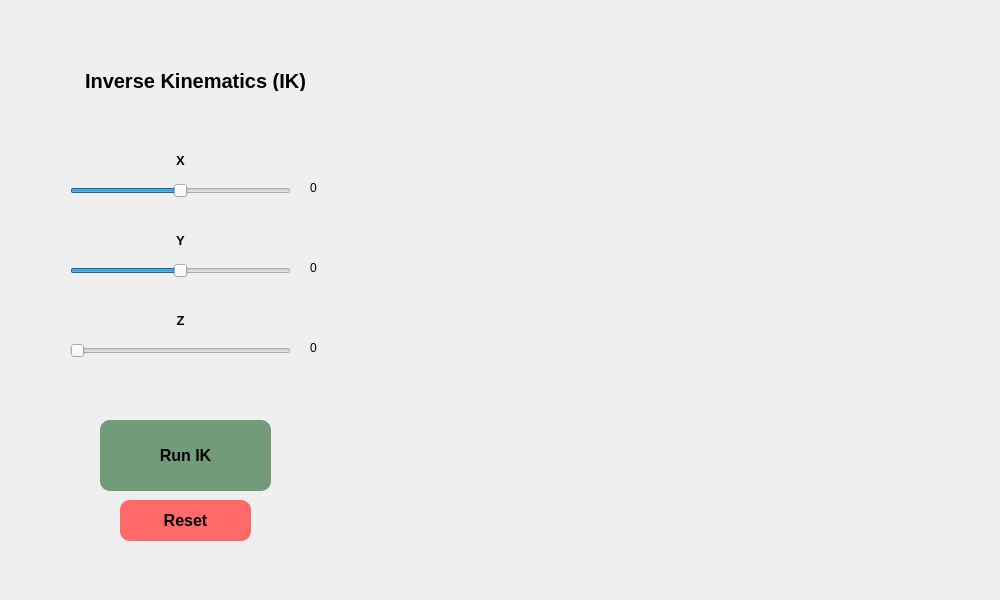
<?xml version="1.0" encoding="UTF-8"?>
<ui version="4.0">
 <class>Frame</class>
 <widget class="QFrame" name="Frame">
  <property name="enabled">
   <bool>true</bool>
  </property>
  <property name="geometry">
   <rect>
    <x>0</x>
    <y>0</y>
    <width>1000</width>
    <height>600</height>
   </rect>
  </property>
  <property name="minimumSize">
   <size>
    <width>1000</width>
    <height>600</height>
   </size>
  </property>
  <property name="maximumSize">
   <size>
    <width>1000</width>
    <height>600</height>
   </size>
  </property>
  <property name="windowTitle">
   <string>Robotic Arm</string>
  </property>
  <widget class="QLabel" name="title_label">
   <property name="geometry">
    <rect>
     <x>50</x>
     <y>70</y>
     <width>291</width>
     <height>21</height>
    </rect>
   </property>
   <property name="font">
    <font>
     <pointsize>15</pointsize>
     <bold>true</bold>
    </font>
   </property>
   <property name="text">
    <string>Inverse Kinematics (IK)</string>
   </property>
   <property name="alignment">
    <set>Qt::AlignCenter</set>
   </property>
  </widget>
  <widget class="QPushButton" name="run_ik">
   <property name="geometry">
    <rect>
     <x>100</x>
     <y>420</y>
     <width>171</width>
     <height>71</height>
    </rect>
   </property>
   <property name="font">
    <font>
     <pointsize>12</pointsize>
     <bold>true</bold>
    </font>
   </property>
   <property name="cursor">
    <cursorShape>PointingHandCursor</cursorShape>
   </property>
   <property name="styleSheet">
    <string notr="true">QPushButton {
	border: None; 
	border-radius:10px;
	background-color:#729B79; 
}

QPushButton:hover {
	background-color:#668F6D;
}</string>
   </property>
   <property name="text">
    <string>Run IK</string>
   </property>
  </widget>
  <widget class="QSlider" name="X_axis">
   <property name="geometry">
    <rect>
     <x>70</x>
     <y>180</y>
     <width>221</width>
     <height>22</height>
    </rect>
   </property>
   <property name="minimum">
    <number>-60</number>
   </property>
   <property name="maximum">
    <number>60</number>
   </property>
   <property name="orientation">
    <enum>Qt::Horizontal</enum>
   </property>
  </widget>
  <widget class="QSlider" name="Y_axis">
   <property name="geometry">
    <rect>
     <x>70</x>
     <y>260</y>
     <width>221</width>
     <height>22</height>
    </rect>
   </property>
   <property name="minimum">
    <number>-60</number>
   </property>
   <property name="maximum">
    <number>60</number>
   </property>
   <property name="orientation">
    <enum>Qt::Horizontal</enum>
   </property>
  </widget>
  <widget class="QSlider" name="Z_axis">
   <property name="geometry">
    <rect>
     <x>70</x>
     <y>340</y>
     <width>221</width>
     <height>22</height>
    </rect>
   </property>
   <property name="maximum">
    <number>50</number>
   </property>
   <property name="orientation">
    <enum>Qt::Horizontal</enum>
   </property>
  </widget>
  <widget class="QLabel" name="Y_label">
   <property name="geometry">
    <rect>
     <x>140</x>
     <y>230</y>
     <width>81</width>
     <height>21</height>
    </rect>
   </property>
   <property name="font">
    <font>
     <pointsize>10</pointsize>
     <bold>true</bold>
    </font>
   </property>
   <property name="text">
    <string>Y</string>
   </property>
   <property name="alignment">
    <set>Qt::AlignCenter</set>
   </property>
  </widget>
  <widget class="QLabel" name="X_label">
   <property name="geometry">
    <rect>
     <x>140</x>
     <y>150</y>
     <width>81</width>
     <height>21</height>
    </rect>
   </property>
   <property name="font">
    <font>
     <pointsize>10</pointsize>
     <bold>true</bold>
    </font>
   </property>
   <property name="text">
    <string>X</string>
   </property>
   <property name="alignment">
    <set>Qt::AlignCenter</set>
   </property>
  </widget>
  <widget class="QLabel" name="Z_label">
   <property name="geometry">
    <rect>
     <x>140</x>
     <y>310</y>
     <width>81</width>
     <height>21</height>
    </rect>
   </property>
   <property name="font">
    <font>
     <pointsize>10</pointsize>
     <bold>true</bold>
    </font>
   </property>
   <property name="text">
    <string>Z</string>
   </property>
   <property name="alignment">
    <set>Qt::AlignCenter</set>
   </property>
  </widget>
  <widget class="QLabel" name="point_X">
   <property name="geometry">
    <rect>
     <x>310</x>
     <y>180</y>
     <width>41</width>
     <height>16</height>
    </rect>
   </property>
   <property name="text">
    <string>0</string>
   </property>
  </widget>
  <widget class="QLabel" name="point_Y">
   <property name="geometry">
    <rect>
     <x>310</x>
     <y>260</y>
     <width>49</width>
     <height>16</height>
    </rect>
   </property>
   <property name="text">
    <string>0</string>
   </property>
  </widget>
  <widget class="QLabel" name="point_Z">
   <property name="geometry">
    <rect>
     <x>310</x>
     <y>340</y>
     <width>49</width>
     <height>16</height>
    </rect>
   </property>
   <property name="text">
    <string>0</string>
   </property>
  </widget>
  <widget class="QPushButton" name="reset">
   <property name="geometry">
    <rect>
     <x>120</x>
     <y>500</y>
     <width>131</width>
     <height>41</height>
    </rect>
   </property>
   <property name="font">
    <font>
     <pointsize>12</pointsize>
     <bold>true</bold>
    </font>
   </property>
   <property name="cursor">
    <cursorShape>PointingHandCursor</cursorShape>
   </property>
   <property name="styleSheet">
    <string notr="true">QPushButton {
	border: None;
	border-radius:10px;
	background-color:rgb(255, 105, 105);
}

QPushButton:hover {
	background-color:#EE5844;
}</string>
   </property>
   <property name="text">
    <string>Reset</string>
   </property>
  </widget>
  <widget class="QWidget" name="verticalLayoutWidget">
   <property name="geometry">
    <rect>
     <x>380</x>
     <y>10</y>
     <width>611</width>
     <height>581</height>
    </rect>
   </property>
   <layout class="QVBoxLayout" name="Box_figure"/>
  </widget>
 </widget>
 <resources/>
 <connections/>
</ui>
